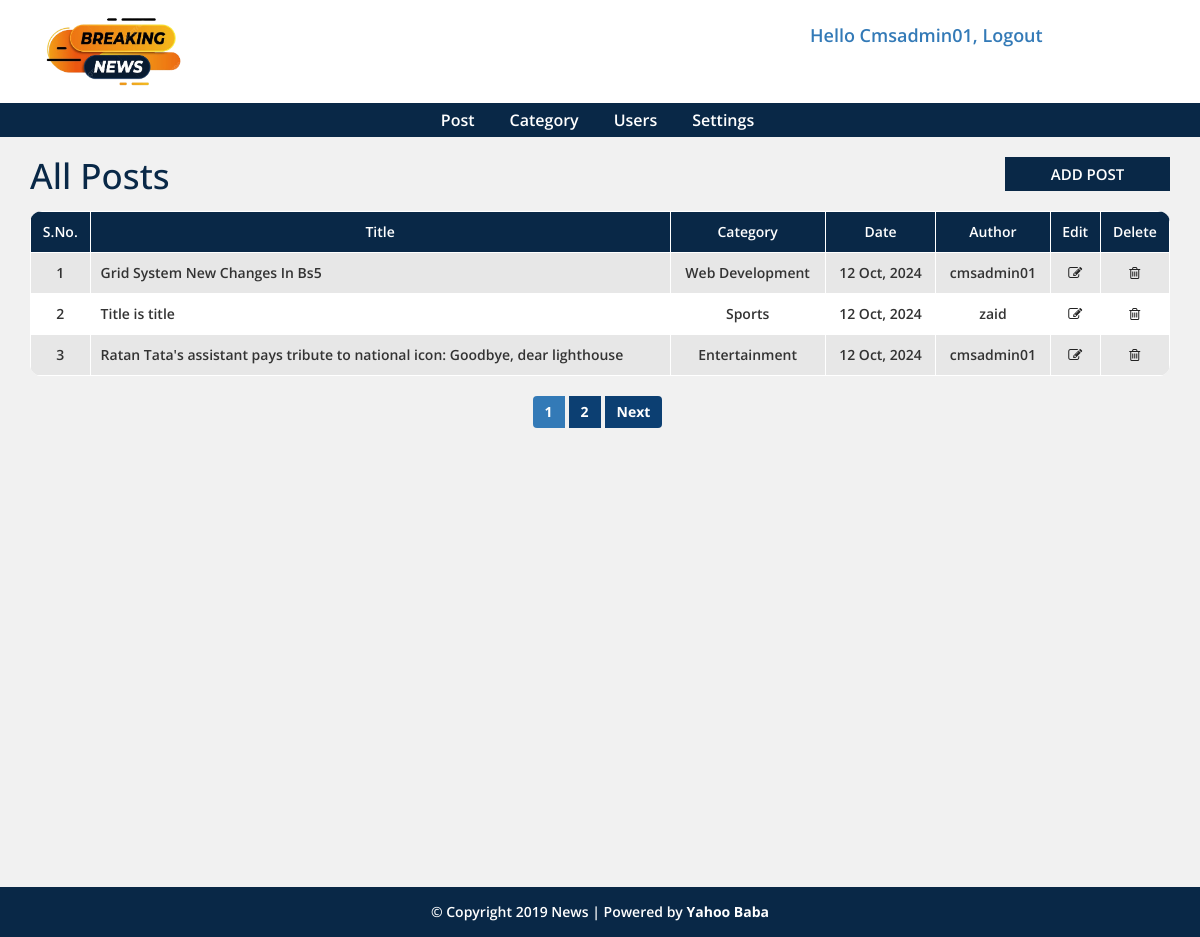
Page /admin/post.php (signed in) on the committed database.
### tables this page shows
CREATE TABLE `post` (
  `post_id` int(11) NOT NULL,
  `title` varchar(100) NOT NULL,
  `description` text NOT NULL,
  `category` varchar(100) NOT NULL,
  `post_date` varchar(50) NOT NULL,
  `author` int(11) NOT NULL,
  `post_img` varchar(100) NOT NULL
);

CREATE TABLE `category` (
  `category_id` int(11) NOT NULL,
  `category_name` varchar(100) NOT NULL,
  `post` int(11) NOT NULL DEFAULT 0
);

CREATE TABLE `user` (
  `user_id` int(10) UNSIGNED NOT NULL,
  `first_name` varchar(30) NOT NULL,
  `last_name` varchar(30) NOT NULL,
  `username` varchar(30) DEFAULT NULL,
  `password` varchar(40) DEFAULT NULL,
  `role` int(11) NOT NULL
);

### admin/post.php (the view, shortened to what this page needs)
<?php include "header.php"; ?>
  <div id="admin-content">
      <div class="container">
          <div class="row">
              <div class="col-md-10">
                  <h1 class="admin-heading">All Posts</h1>
              </div>
              <div class="col-md-2">
                  <a class="add-new" href="add-post.php">add post</a>
              </div>
              <div class="col-md-12">
                <?php
                  include "config.php";
                  $limit = 3;
                  if(isset($_GET['page'])){
                    $page = $_GET['page'];
                  }else{
                    $page = 1;
                  }
                  $offset = ($page - 1) * $limit;
                  if($_SESSION["user_role"] == '1'){
                    $sql = "SELECT post.post_id, post.title, post.description,post.post_date,
                    category.category_name,user.username,post.category FROM post
                    LEFT JOIN category ON post.category = category.category_id
                    LEFT JOIN user ON post.author = user.user_id
                    ORDER BY post.post_id DESC LIMIT {$offset},{$limit}";
                  }
                  $result = mysqli_query($conn, $sql) or die("Query Failed.");
                  if(mysqli_num_rows($result) > 0){
                ?>
                  <table class="content-table">
                      <thead>
                          <th>S.No.</th>
                          <th>Title</th>
                          <th>Category</th>
                          <th>Date</th>
                          <th>Author</th>
                          <th>Edit</th>
                          <th>Delete</th>
                      </thead>
                      <tbody>
                        <?php
                        $serial = $offset + 1;
                        while($row = mysqli_fetch_assoc($result)) {?>
                          <tr>
                              <td class='id'><?php echo $serial; ?></td>
                              <td><?php echo $row['title']; ?></td>
                              <td><?php echo $row['category_name']; ?></td>
                              <td><?php echo $row['post_date']; ?></td>
                              <td><?php echo $row['username']; ?></td>
                              <td class='edit'><a href='update-post.php?id=<?php echo $row['post_id']; ?>'><i class='fa fa-edit'></i></a></td>
                              <td class='delete'><a href='delete-post.php?id=<?php echo $row['post_id']; ?>&catid=<?php echo $row['category']; ?>'><i class='fa fa-trash-o'></i></a></td>
                          </tr>
                          <?php
                          $serial++;
                        } ?>
                      </tbody>
                  </table>
                  <?php
                }else {
                  echo "<h3>No Results Found.</h3>";
                }
                if($_SESSION["user_role"] == '1'){
                  $sql1 = "SELECT * FROM post";
                }elseif($_SESSION["user_role"] == '0'){
                  $sql1 = "SELECT * FROM post
                  WHERE author = {$_SESSION['user_id']}";
                }
                $result1 = mysqli_query($conn, $sql1) or die("Query Failed.");
                if(mysqli_num_rows($result1) > 0){
                  $total_records = mysqli_num_rows($result1);
                  $total_page = ceil($total_records / $limit);
                  echo '<ul class="pagination admin-pagination">';
                  for($i = 1; $i <= $total_page; $i++){
                    if($i == $page){
                      $active = "active";
                    }else{
                      $active = "";
                    }
                    echo '<li class="'.$active.'"><a href="post.php?page='.$i.'">'.$i.'</a></li>';
                  }
                  if($total_page > $page){
                    echo '<li><a href="post.php?page='.($page + 1).'">Next</a></li>';
                  }
                  echo '</ul>';
                }
                  ?>
              </div>
          </div>
      </div>
  </div>
<?php include "footer.php"; ?>

### css/style.css (style rules this page uses)
body { background: #f1f1f1; font-family: "Open sans", sans-serif; font-weight: 550; color: #092847; line-height: 20px; }
a, a:hover, a:focus { text-decoration: none; outline: none; font-weight: bold; }
ul { margin: 0; padding: 0; list-style: none; }
#admin-content { padding: 20px 0; min-height: 750px; }
#admin-content .admin-heading { font-size: 35px; margin: 0 0 15px; }
#admin-content .add-new { color: #fff; background-color: #092847; font-size: 15px; font-weight: 600; text-align: center; text-transform: uppercase; padding: 7px 10px; display: block; transition: all 0.3s; }
#admin-content .content-table { width: 100%; margin: 0 0 20px; background: #fff; border-radius:12px; overflow: hidden; }
#admin-content .content-table thead { color: #fff; background-color: #092847; }
#admin-content .content-table th { padding: 10px; border: 1px solid #fff; font-weight: 600; text-align: center; text-transform: capitalize; }
#admin-content .content-table tbody { color: #333; }
#admin-content .content-table tbody tr { background-color: #e7e7e7; }
#admin-content .content-table tbody tr:nth-child(even) { background-color: transparent; }
#admin-content .content-table tbody td { padding: 10px; border: 1px solid #fff; text-align: center; }
#admin-content .content-table tbody td:nth-child(2) { text-align: left; }
#admin-content .admin-pagination { margin: 0; }
#admin-content .admin-pagination li a { display: block; }
.id, .edit, .delete { text-align:center; }
.pagination { display: block; text-align: center; margin: 0; }
.pagination li { display:inline-block; margin: 0 5px 0 0; }
.pagination li a { border: none; background: #0c3f72; color: #fff; }
i.fa { color:#222; }

### rows in the picture
post: title "Grid System New Changes In Bs5", category.category_name "Web Development", post_date "12 Oct, 2024", user.username "cmsadmin01"
post: title "Title is title", category.category_name "Sports", post_date "12 Oct, 2024", user.username "zaid"
post: title "Ratan Tata's assistant pays tribute to national icon: Goodbye, dear lighthouse", category.category_name "Entertainment", post_date "12 Oct, 2024", user.username "cmsadmin01"

### other values in the picture
$_SESSION["username"] "Cmsadmin01"
